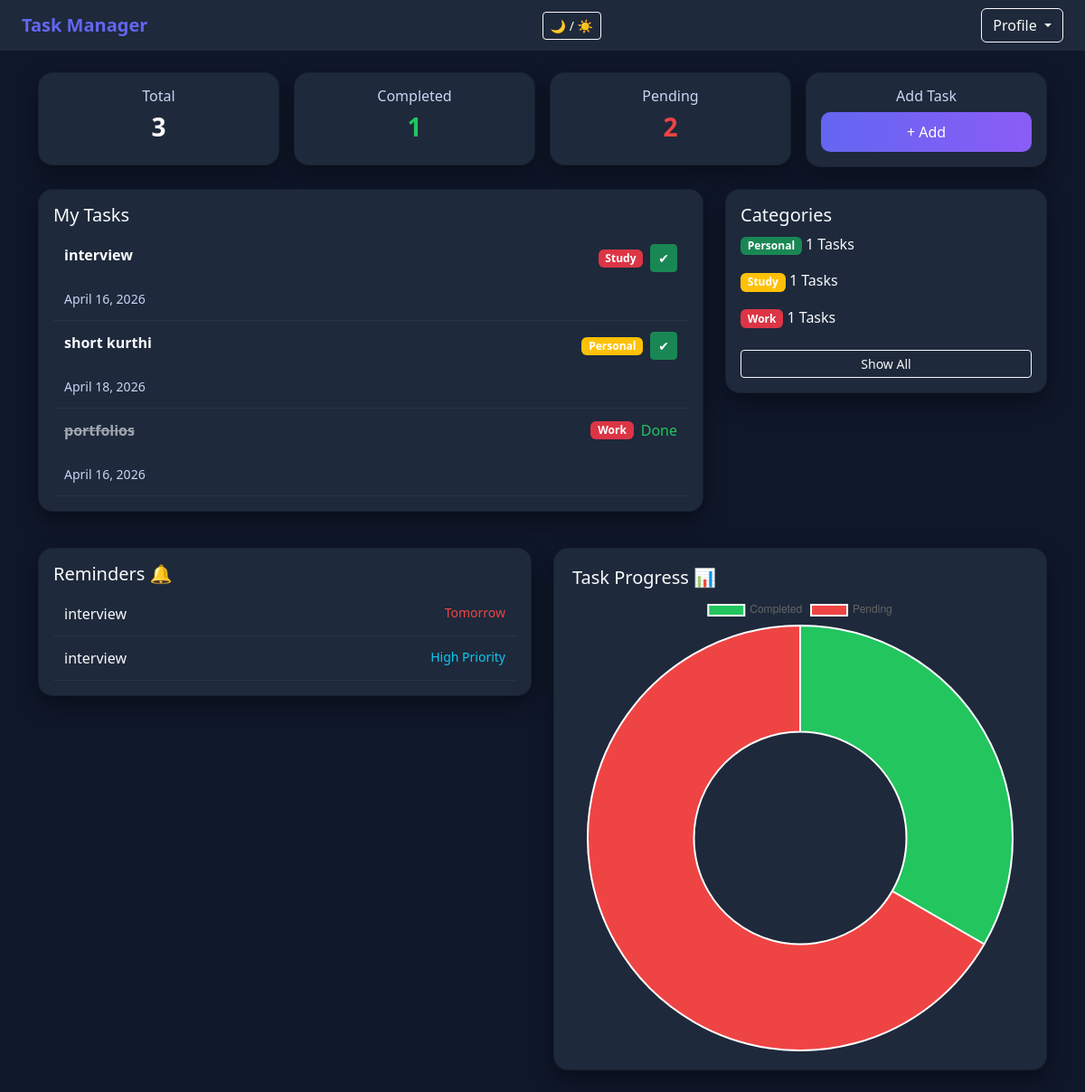
Screenshot of /myapp/ (signed in) with the database file from the repository.
### myapp/models.py (models this page shows, shortened)
class Task(models.Model):
    PRIORITY_CHOICES = [
        ('Low', 'Low'),
        ('Medium', 'Medium'),
        ('High', 'High'),
    ]
    user = models.ForeignKey(User, on_delete=models.CASCADE, related_name='tasks')
    title = models.CharField(max_length=200)
    description = models.TextField()
    category = models.CharField(max_length=100)
    deadline = models.DateField(null=True, blank=True)
    priority = models.CharField(max_length=10, choices=PRIORITY_CHOICES, default='Medium')
    completed = models.BooleanField(default=False)
    created_at = models.DateTimeField(auto_now_add=True)
    class Meta:
        ordering = ['-created_at']

### myapp/views.py (the view)
# urls.py: path('', views.dashboard, name='dashboard'),
@login_required
def dashboard(request):
    category_filter = request.GET.get('category')
    tasks = Task.objects.filter(user=request.user)
    print("Selected category:", category_filter)
    if category_filter:
        tasks = tasks.filter(category__iexact=category_filter)
    total = tasks.count()
    completed = tasks.filter(completed=True).count()
    pending = tasks.filter(completed=False).count()
    categories = Task.objects.filter(user=request.user)\
        .values('category')\
        .annotate(count=Count('id'))
    today = date.today()
    tomorrow = today + timedelta(days=1)
    reminder_tasks = Task.objects.filter(
        user=request.user,
        completed=False
    )
    today_tasks = reminder_tasks.filter(deadline=today)
    tomorrow_tasks = reminder_tasks.filter(deadline=tomorrow)
    high_priority_tasks = reminder_tasks.filter(priority="High")
    return render(request, 'Tindex.html', {
        'tasks': tasks,
        'total': total,
        'completed': completed,
        'pending': pending,
        'categories': categories,
        'selected_category': category_filter,
        'today_tasks': today_tasks,
        'tomorrow_tasks': tomorrow_tasks,
        'high_priority_tasks': high_priority_tasks,
    })

### templates/Tindex.html (shortened to what this page needs)
<!DOCTYPE html>
<html lang="en">
<head>
{% load static %}
<link href="https://cdn.jsdelivr.net/npm/bootstrap@5.3.0/dist/css/bootstrap.min.css" rel="stylesheet">
</head>
<body>
<nav class="navbar px-4 d-flex justify-content-between">
    <span class="navbar-brand text-primary">Task Manager</span>
<button class="btn btn-sm btn-outline-light" onclick="toggleTheme()">
            🌙 / ☀️
        </button>
    <div class="dropdown">
        <button class="btn btn-outline-light dropdown-toggle" data-bs-toggle="dropdown">
            Profile
        </button>
    </div>
</nav>
<div class="container py-4">
<div class="row g-3 mb-4">
    <div class="col-md-3">
        <div class="card p-3 text-center">
            <h6>Total</h6>
            <h3>{{ total }}</h3>
        </div>
    </div>
    <div class="col-md-3">
        <div class="card p-3 text-center">
            <h6>Completed</h6>
            <h3 class="text-success">{{ completed }}</h3>
        </div>
    </div>
    <div class="col-md-3">
        <div class="card p-3 text-center">
            <h6>Pending</h6>
            <h3 class="text-danger">{{ pending }}</h3>
        </div>
    </div>
    <div class="col-md-3">
        <div class="card p-3 text-center">
            <h6>Add Task</h6>
            <a href="{% url 'add_task' %}" class="btn btn-primary">+ Add</a>
        </div>
    </div>
</div>
<div class="row g-4">
    <div class="col-lg-8">
        <div class="card p-3">
            <h5>My Tasks</h5>
            {% for task in tasks %}
            <div class="task-item d-flex justify-content-between align-items-start">
                <div>
                <div onclick="toggleDesc({{ task.id }})" style="cursor:pointer;">
                    <strong {% if task.completed %}style="text-decoration: line-through; opacity:0.6;"{% endif %}>
                        {{ task.title }}
                    </strong>
                </div>
                    <br>
                    <small class="text-muted">{{ task.deadline }}</small>
                </div>
                <div class="d-flex gap-2 align-items-center">
                    <span class="badge
                        {% if task.priority == 'High' %}bg-danger
                        {% elif task.priority == 'Medium' %}bg-warning
                        {% else %}bg-success
                        {% endif %}">
                        {{ task.category }}
                    </span>
                    {% if not task.completed %}
                    <a href="{% url 'mark_completed' task.id %}" class="btn btn-sm btn-success">✔</a>
                    {% else %}
                    <span class="text-success">Done</span>
                    {% endif %}
                </div>
            </div>
            {% empty %}
            <p class="text-muted">No tasks found</p>
            {% endfor %}
        </div>
    </div>
    <div class="col-lg-4">
        <div class="card p-3">
            <h5>Categories</h5>
            {% for cat in categories %}
            <p>
                <a href="?category={{ cat.category }}" style="text-decoration:none; color:inherit;">
                    <span class="badge
                        {% if cat.category == 'Work' %}bg-danger
                        {% elif cat.category == 'Study' %}bg-warning
                        {% elif cat.category == 'Personal' %}bg-success
                        {% else %}bg-info
                        {% endif %}">
                        {{ cat.category }}
                    </span>
                    {{ cat.count }} Tasks
                </a>
            </p>
            {% endfor %}
            <a href="{% url 'dashboard' %}" class="btn btn-sm btn-outline-light mt-2">
                Show All
            </a>
        </div>
    </div>
</div>
<div class="row g-4 mt-3">
   <div class="col-lg-6">
    <div class="card p-3">
        <h5>Reminders 🔔</h5>
        {% for task in tomorrow_tasks %}
        <div class="task-item d-flex justify-content-between">
            <span>{{ task.title }}</span>
            <small class="text-danger">Tomorrow</small>
        </div>
        {% endfor %}
        {% for task in high_priority_tasks %}
        <div class="task-item d-flex justify-content-between">
            <span>{{ task.title }}</span>
            <small class="text-info">High Priority</small>
        </div>
        {% endfor %}
    </div>
</div>
   <div class="col-lg-6">
        <div class="card">
            <h5>Task Progress 📊</h5>
            <canvas id="taskChart"></canvas>
        </div>
    </div>
</div>
</div>
<script>
const ctx = document.getElementById('taskChart');
new Chart(ctx, {
    type: 'doughnut',
    data: {
        labels: ['Completed', 'Pending'],
        datasets: [{
            data: [{{ completed }}, {{ pending }}],
            backgroundColor: ['#22c55e', '#ef4444']
        }]
    }
});
/* Description style */
</script>
</body>
</html>

### templates/Tindex.html (style rules this page uses)
:root { --bg: #0f172a; --card: #1e293b; --text: #f8fafc; --muted: #cbd5f5; --accent: #6366f1; }
body { background: var(--bg); color: var(--text); font-family: 'Segoe UI', sans-serif; }
.navbar { background: var(--card); }
.navbar-brand { color: #60a5fa !important; font-weight: bold; }
.card { background: var(--card); border-radius: 16px; padding: 20px; color: var(--text); box-shadow: 0 10px 25px rgba(0,0,0,0.4); }
.card h6 { color: var(--muted); font-weight: 500; }
.card h3 { color: #ffffff; font-weight: bold; }
.text-success { color: #22c55e !important; }
.text-danger { color: #ef4444 !important; }
.text-primary { color: #6366f1 !important; }
.btn-primary { background: linear-gradient(90deg, #6366f1, #8b5cf6); border: none; border-radius: 10px; padding: 10px; }
.badge { background: var(--accent); }
.task-item { padding: 12px; border-bottom: 1px solid rgba(255,255,255,0.05); }
.text-muted { color: var(--muted) !important; }

### rows the page displays
Task: title "interview", deadline "April 16, 2026", category "Study"
Task: title "short kurthi", deadline "April 18, 2026", category "Personal"
Task: title "portfolios", deadline "April 16, 2026", category "Work", completed "Done"

### other values shown
{{ total }} "3"
{{ completed }} "1"
{{ pending }} "2"
{{ cat.category }} "Personal" "Study" "Work"
{{ cat.count }} "1" "1" "1"
chart data {{ completed }} 1
chart data {{ pending }} 2
